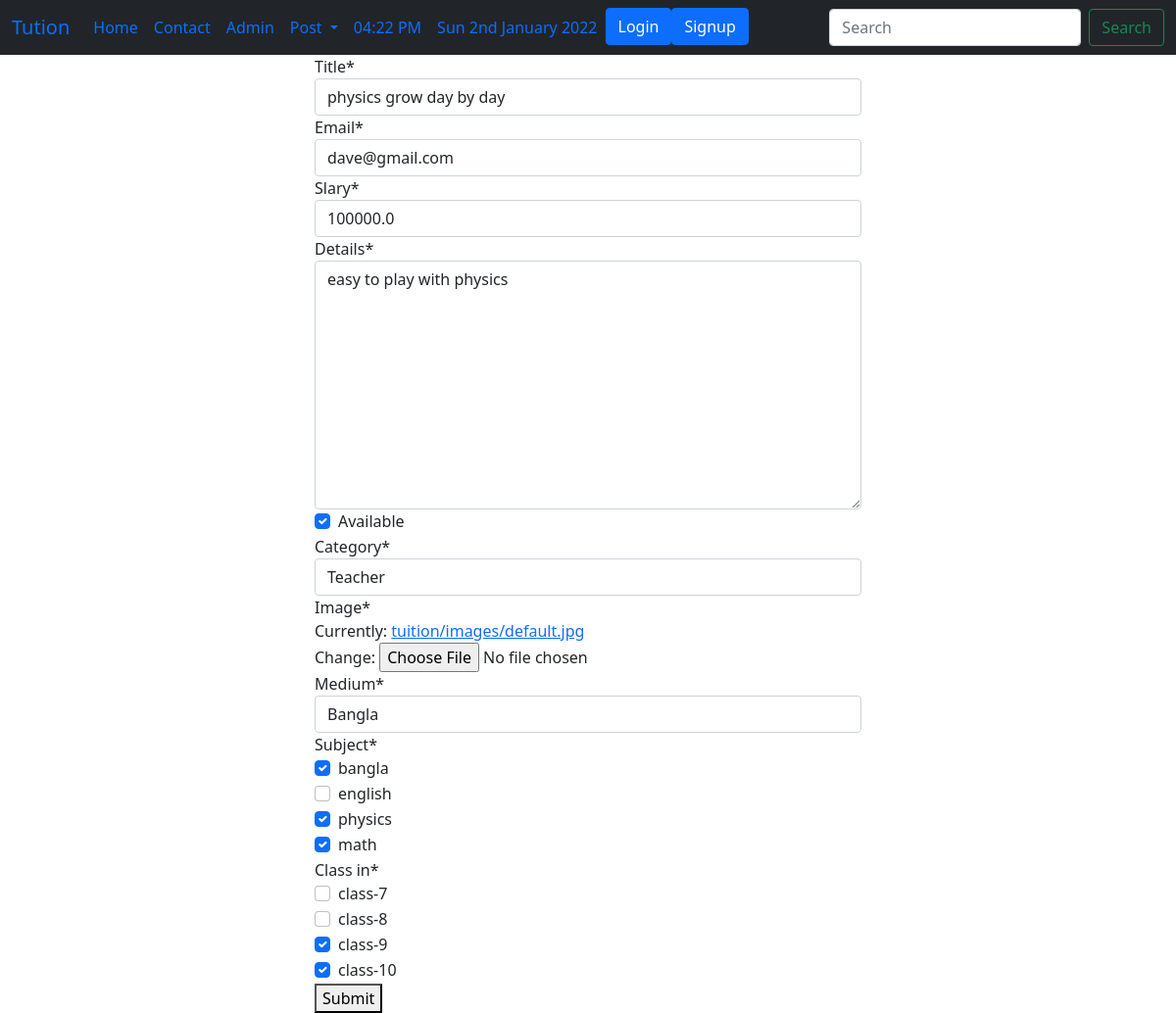
The page /tuition/edit/42/ on the database as committed earlier.
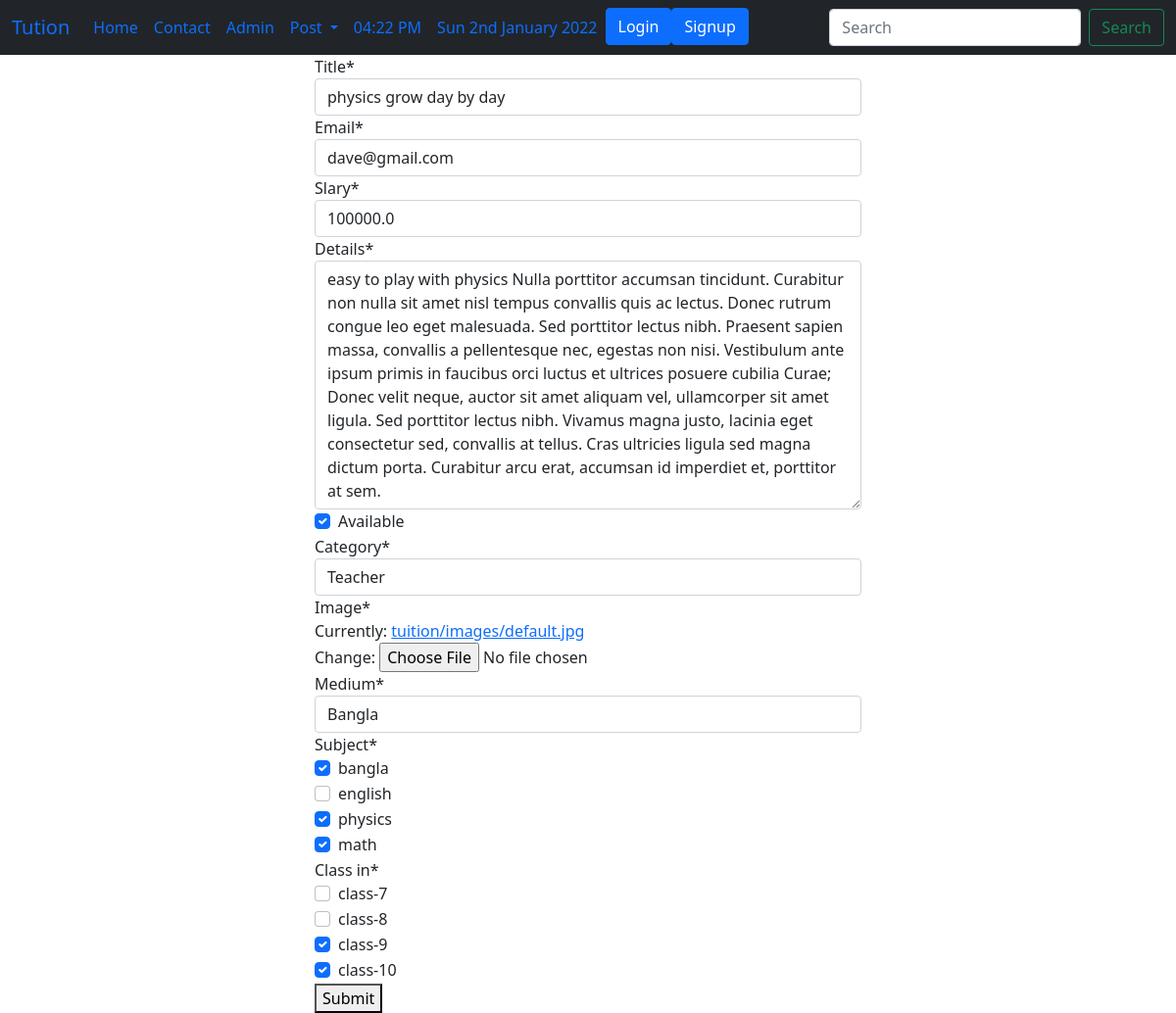
The same page on the database as committed later.
### tuition/models.py (models this page shows, shortened)
class Post(models.Model):
    CATEGORY=(
        ('Teacher','Teacher'),
        ('Student','Student'),
    )
    MEDIUM=(
        ('Bangla','Bangla'),
        ('English','English'),
        ('Urdu','Urdu'),
        ('Hinig','Hindi'),
        ('Arabic','Arabic'),
    )
    user = models.ForeignKey(User, on_delete=models.CASCADE, blank=True, null=True)
    id = models.AutoField(primary_key=True)
    title = models.CharField(max_length=100)
    slug = models.CharField(max_length=100, default=title)
    email = models.EmailField()
    slary = models.FloatField()
    details = models.TextField()
    available = models.BooleanField()
    category = models.CharField(max_length=100, choices=CATEGORY)
    created_at = models.DateTimeField(default=now)
    image = models.ImageField(default='tuition/images/default.jpg',upload_to='tuition/images')
    medium = MultiSelectField(max_length=100, max_choices=5, choices=MEDIUM, default= "Bangla")
    subject = models.ManyToManyField(Subject, related_name='subject_set')
    class_in = models.ManyToManyField(Class_in, related_name='class_set')

### tuition/views.py (the view, shortened to what this page needs)
# urls.py: path('edit/<int:pk>/',PostEditView.as_view(),name="edit"),
class PostEditView(UpdateView):
    model=Post
    form_class=PostForm
    template_name='tuition/postcreate.html'

### tuition/forms.py
class PostForm(forms.ModelForm):
    class Meta:
        model = Post
        exclude = ['user','id','created_at','slug',]
        widgets ={
            'class_in': forms.CheckboxSelectMultiple(attrs={
                'multiple': True,
            }),
            'subject': forms.CheckboxSelectMultiple(attrs={
                'multiple': True,
            })
        }

### tuition/models.py (called while the page is built)
    def __str__(self):
        return self.name

    def __str__(self):
        return self.name

### templates/tuition/postcreate.html (shortened to what this page needs)
{% extends 'basic.html' %}
{% block body %}
{% load crispy_forms_tags %}
<div class="container">
    <div class="col-md-6 offset-md-3">
    <form method="post" enctype= "multipart/form-data">
    {{form|crispy}}
    <button type="submit">Submit</button>
    </form>
    </div>
</div>
{% endblock body %}

Rows that differ between the two databases and show on the page:
changed Post "physics grow day by day": details "easy to play with physics" → "easy to play with physics Nulla porttitor accumsan tincidunt. Curabitur non nulla sit amet nisl tempus convallis quis ac lectus. Donec rutrum congue leo eget malesuada. Sed porttitor lectus nibh. Praesent sapien massa, convallis a pellentesque nec, egestas non nisi. Vestibulum ante ipsum primis in faucibus orci luctus et ultrices posuere cubilia Curae; Donec velit neque, auctor sit amet aliquam vel, ullamcorper sit amet ligula. Sed porttitor lectus nibh. Vivamus magna justo, lacinia eget consectetur sed, convallis at tellus. Cras ultricies ligula sed magna dictum porta. Curabitur arcu erat, accumsan id imperdiet et, porttitor at sem."
